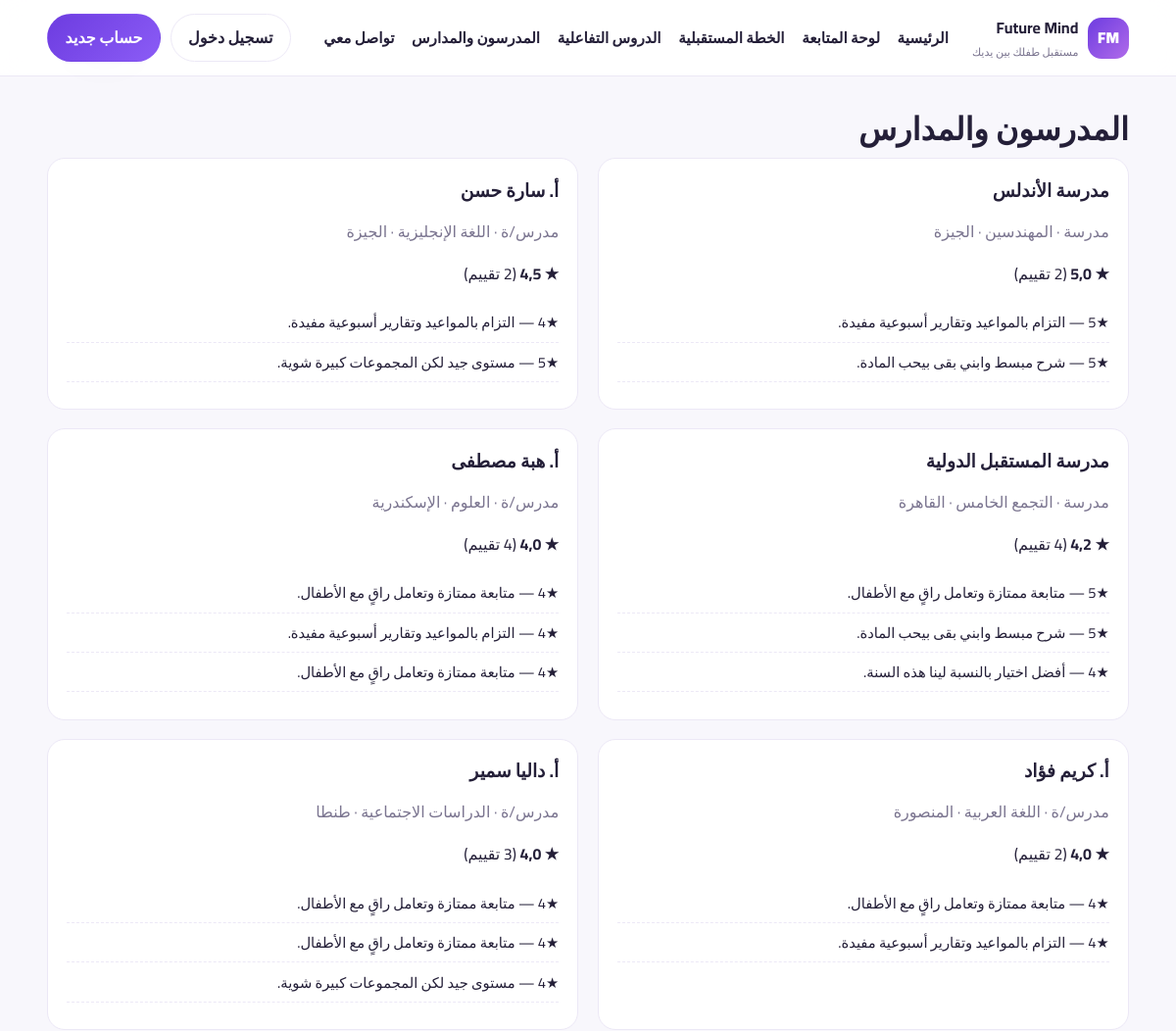
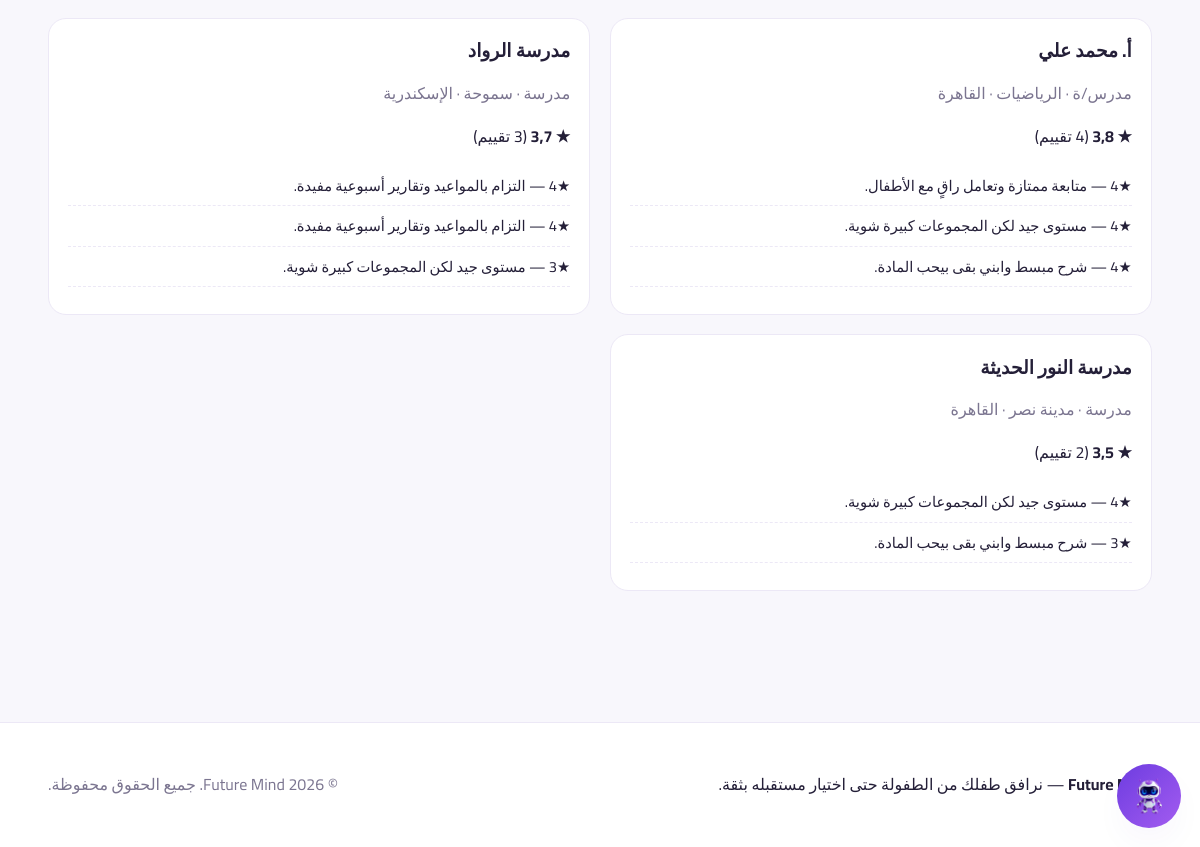
Screenshot of /teachers/ with the database file from the repository (2 pictures, top to bottom).
### core/models.py (models this page shows, shortened)
class Teacher(models.Model):
    KIND = [("teacher", "مدرس/ة"), ("school", "مدرسة")]
    name = models.CharField("الاسم", max_length=140)
    kind = models.CharField("النوع", max_length=10, choices=KIND, default="teacher")
    subject = models.CharField("المادة / المنطقة", max_length=120, blank=True)
    city = models.CharField("المدينة", max_length=80, blank=True)
    class Meta:
        verbose_name = "مدرس/مدرسة"
        verbose_name_plural = "المدرسون والمدارس"
    @property
    def rating(self):
        rs = list(self.reviews.values_list("stars", flat=True))
        return round(sum(rs) / len(rs), 1) if rs else 0
    @property
    def reviews_count(self):
        return self.reviews.count()

class Review(models.Model):
    teacher = models.ForeignKey(Teacher, on_delete=models.CASCADE, related_name="reviews")
    author = models.ForeignKey(User, on_delete=models.CASCADE, related_name="reviews")
    stars = models.PositiveSmallIntegerField("التقييم", default=5)
    comment = models.TextField("التعليق", blank=True)
    created_at = models.DateTimeField(auto_now_add=True)
    class Meta:
        ordering = ["-created_at"]
        verbose_name = "تقييم"
        verbose_name_plural = "التقييمات"

### core/views.py (the view)
# urls.py: path("teachers/", views.teachers, name="teachers"),
def teachers(request):
    items = sorted(Teacher.objects.all(), key=lambda t: t.rating, reverse=True)
    return render(request, "core/teachers.html", {"teachers": items})

### templates/core/teachers.html (shortened to what this page needs)
{% extends "base.html" %}
{% block content %}
<div class="container dash">
  <h1>المدرسون والمدارس</h1>
  <div class="grid-2">
    {% for t in teachers %}
      <article class="panel">
        <h3>{{ t.name }}</h3>
        <p class="muted">{{ t.get_kind_display }} · {{ t.subject }} · {{ t.city }}</p>
        <p><strong>★ {{ t.rating }}</strong> ({{ t.reviews_count }} تقييم)</p>
        <ul class="list">
          {% for r in t.reviews.all|slice:":3" %}<li>★{{ r.stars }} — {{ r.comment }}</li>{% endfor %}
        </ul>
      </article>
    {% endfor %}
  </div>
</div>
{% endblock %}

### templates/base.html (shortened to what this page needs)
{% load static %}
<!doctype html>
<html lang="ar" dir="rtl">
<head>
  <link rel="stylesheet" href="{% static 'css/style.css' %}">
</head>
<body>
<header class="site-header">
  <div class="container header-inner">
    <a class="brand" href="{% url 'landing' %}">
      <span class="brand-mark">FM</span>
      <span>
        <strong>Future Mind</strong>
        <small>مستقبل طفلك بين يديك</small>
      </span>
    </a>
    <nav class="nav">
      <a href="{% url 'landing' %}">الرئيسية</a>
      <a href="{% url 'dashboard' %}">لوحة المتابعة</a>
      <a href="{% url 'plan' %}">الخطة المستقبلية</a>
      <a href="{% url 'lessons' %}">الدروس التفاعلية</a>
      <a href="{% url 'teachers' %}">المدرسون والمدارس</a>
      <a href="{% url 'contact' %}">تواصل معي</a>
    </nav>
    <div class="header-actions">
      {% if user.is_authenticated %}
        <span class="chip">👋 {{ user.get_full_name|default:user.username }}</span>
        <form method="post" action="{% url 'logout' %}">{% csrf_token %}
          <button class="btn btn-ghost" type="submit">تسجيل خروج</button>
        </form>
      {% else %}
        <a class="btn btn-ghost" href="{% url 'login' %}">تسجيل دخول</a>
        <a class="btn btn-primary" href="{% url 'signup' %}">حساب جديد</a>
      {% endif %}
    </div>
  </div>
</header>
<main>{% block content %}{% endblock %}</main>
<footer class="site-footer">
  <div class="container footer-inner">
    <p><strong>Future Mind</strong> — نرافق طفلك من الطفولة حتى اختيار مستقبله بثقة.</p>
    <p class="muted">© {% now "Y" %} Future Mind. جميع الحقوق محفوظة.</p>
  </div>
</footer>
<button id="fm-toggle" class="chat-fab" aria-label="افتح شات Future Mind">
  <img src="{% static 'img/mascot.png' %}" alt="" width="44" height="44">
</button>
</body>
</html>

### static/css/style.css (style rules this page uses)
:root { --primary: #6d3ce0; --primary-dark: #5628c4; --primary-soft: #f0eaff; --bg: #f8f7fc; --card: #ffffff; --text: #241f38; --muted: #7b7590; --border: #ece8f6; --ok: #17a673; --warn: #e5a13a; --bad: #e05252; --radius: 18px; --shadow: 0 16px 40px -24px rgba(80, 40, 180, .45); }
* { box-sizing: border-box; }
body { margin: 0; background: var(--bg); color: var(--text); font-family: "Cairo", system-ui, sans-serif; line-height: 1.7; }
a { color: inherit; text-decoration: none; }
h1, h2, h3 { margin: 0 0 .5rem; line-height: 1.35; }
.container { width: min(1200px, 92%); margin-inline: auto; }
.muted { color: var(--muted); }
.site-header { position: sticky; top: 0; z-index: 40; background: rgba(255,255,255,.9); backdrop-filter: blur(12px); border-bottom: 1px solid var(--border); }
.header-inner { display: flex; align-items: center; gap: 1.5rem; padding: .9rem 0; }
.brand { display: flex; align-items: center; gap: .6rem; }
.brand-mark { width: 42px; height: 42px; display: grid; place-items: center; border-radius: 14px; color: #fff; font-weight: 900; background: linear-gradient(135deg, var(--primary), #b06bea); }
.brand small { display: block; font-size: .7rem; color: var(--muted); }
.nav { display: flex; gap: 1.1rem; flex: 1; font-weight: 600; font-size: .95rem; flex-wrap: wrap; }
.header-actions { display: flex; align-items: center; gap: .6rem; }
.btn { display: inline-flex; align-items: center; justify-content: center; gap: .4rem; padding: .6rem 1.1rem; border-radius: 999px; border: 1px solid transparent; font: inherit; font-weight: 700; cursor: pointer; transition: .2s; }
.btn-primary { background: linear-gradient(135deg, var(--primary), #8b5cf6); color: #fff; box-shadow: var(--shadow); }
.btn-ghost { background: #fff; border-color: var(--border); }
.grid-2 { display: grid; grid-template-columns: repeat(2, 1fr); gap: 1.2rem; margin-bottom: 1.2rem; }
.feature, .panel, .stat-card { background: var(--card); border: 1px solid var(--border); border-radius: var(--radius); padding: 1.2rem; }
.dash { padding: 2rem 0 4rem; }
.list { list-style: none; padding: 0; margin: .5rem 0; }
.list li { padding: .45rem 0; border-bottom: 1px dashed var(--border); font-size: .92rem; }
.chat-fab { position: fixed; inset-inline-start: 1.2rem; bottom: 1.2rem; width: 64px; height: 64px; display: grid; place-items: center; border-radius: 50%; border: none; cursor: pointer; background: linear-gradient(135deg, var(--primary), #a35cf0); box-shadow: var(--shadow); z-index: 60; }
.chat-fab img { width: 44px; height: 44px; }
.site-footer { border-top: 1px solid var(--border); background: #fff; padding: 2rem 0; margin-top: 3rem; }
.footer-inner { display: flex; justify-content: space-between; flex-wrap: wrap; gap: .5rem; }

### rows the page displays
Teacher: name "مدرسة الأندلس", kind "مدرسة", subject "المهندسين", city "الجيزة", rating "5,0", reviews_count "2"
Review: comment "التزام بالمواعيد وتقارير أسبوعية مفيدة."
Review: comment "شرح مبسط وابني بقى بيحب المادة."
Teacher: name "أ. سارة حسن", kind "مدرس/ة", subject "اللغة الإنجليزية", city "الجيزة", rating "4,5"
Review: comment "التزام بالمواعيد وتقارير أسبوعية مفيدة."
Review: comment "مستوى جيد لكن المجموعات كبيرة شوية."
Teacher: name "مدرسة المستقبل الدولية", kind "مدرسة", subject "التجمع الخامس", city "القاهرة", rating "4,2", reviews_count "4"
Review: comment "متابعة ممتازة وتعامل راقٍ مع الأطفال."
Review: comment "شرح مبسط وابني بقى بيحب المادة."
Review: stars "4", comment "أفضل اختيار بالنسبة لينا هذه السنة."
Teacher: name "أ. هبة مصطفى", kind "مدرس/ة", subject "العلوم", city "الإسكندرية", rating "4,0"
Review: comment "متابعة ممتازة وتعامل راقٍ مع الأطفال."
Review: comment "التزام بالمواعيد وتقارير أسبوعية مفيدة."
Review: comment "متابعة ممتازة وتعامل راقٍ مع الأطفال."
Teacher: name "أ. كريم فؤاد", kind "مدرس/ة", subject "اللغة العربية", city "المنصورة", rating "4,0", reviews_count "2"
Review: stars "4", comment "متابعة ممتازة وتعامل راقٍ مع الأطفال."
Review: stars "4", comment "التزام بالمواعيد وتقارير أسبوعية مفيدة."
Teacher: name "أ. داليا سمير", kind "مدرس/ة", subject "الدراسات الاجتماعية", city "طنطا", rating "4,0"
Review: comment "متابعة ممتازة وتعامل راقٍ مع الأطفال."
Review: comment "متابعة ممتازة وتعامل راقٍ مع الأطفال."
Review: comment "مستوى جيد لكن المجموعات كبيرة شوية."
Teacher: name "أ. محمد علي", kind "مدرس/ة", subject "الرياضيات", city "القاهرة", rating "3,8", reviews_count "4"
Review: stars "4", comment "متابعة ممتازة وتعامل راقٍ مع الأطفال."
Review: stars "4", comment "مستوى جيد لكن المجموعات كبيرة شوية."
Review: stars "4", comment "شرح مبسط وابني بقى بيحب المادة."
Teacher: name "مدرسة الرواد", kind "مدرسة", subject "سموحة", city "الإسكندرية", rating "3,7"
Review: comment "التزام بالمواعيد وتقارير أسبوعية مفيدة."
Review: comment "التزام بالمواعيد وتقارير أسبوعية مفيدة."
Review: comment "مستوى جيد لكن المجموعات كبيرة شوية."
Teacher: name "مدرسة النور الحديثة", kind "مدرسة", subject "مدينة نصر", city "القاهرة", rating "3,5", reviews_count "2"
Review: stars "4", comment "مستوى جيد لكن المجموعات كبيرة شوية."
Review: comment "شرح مبسط وابني بقى بيحب المادة."
